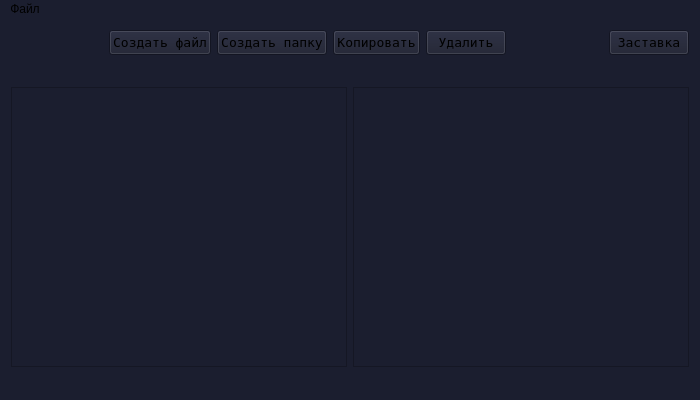
<?xml version="1.0" encoding="UTF-8"?>
<ui version="4.0">
 <class>MainWindow</class>
 <widget class="QMainWindow" name="MainWindow">
  <property name="geometry">
   <rect>
    <x>0</x>
    <y>0</y>
    <width>700</width>
    <height>400</height>
   </rect>
  </property>
  <property name="minimumSize">
   <size>
    <width>700</width>
    <height>400</height>
   </size>
  </property>
  <property name="windowTitle">
   <string>MainWindow</string>
  </property>
  <property name="styleSheet">
   <string notr="true">background: #1B1E2F;</string>
  </property>
  <widget class="QWidget" name="centralWidget">
   <property name="styleSheet">
    <string notr="true"/>
   </property>
   <layout class="QGridLayout" name="gridLayout">
    <item row="5" column="0">
     <widget class="QListView" name="listView">
      <property name="styleSheet">
       <string notr="true"/>
      </property>
     </widget>
    </item>
    <item row="5" column="1">
     <widget class="QListView" name="listView_2">
      <property name="styleSheet">
       <string notr="true"/>
      </property>
     </widget>
    </item>
    <item row="4" column="1">
     <widget class="QLabel" name="label_2">
      <property name="minimumSize">
       <size>
        <width>321</width>
        <height>0</height>
       </size>
      </property>
      <property name="maximumSize">
       <size>
        <width>16777215</width>
        <height>16777215</height>
       </size>
      </property>
      <property name="styleSheet">
       <string notr="true"/>
      </property>
      <property name="inputMethodHints">
       <set>Qt::ImhHiddenText</set>
      </property>
      <property name="text">
       <string/>
      </property>
      <property name="textFormat">
       <enum>Qt::PlainText</enum>
      </property>
     </widget>
    </item>
    <item row="3" column="0" colspan="2">
     <layout class="QHBoxLayout" name="horizontalLayout">
      <item>
       <spacer name="horizontalSpacer_2">
        <property name="orientation">
         <enum>Qt::Horizontal</enum>
        </property>
        <property name="sizeHint" stdset="0">
         <size>
          <width>40</width>
          <height>20</height>
         </size>
        </property>
       </spacer>
      </item>
      <item>
       <widget class="QPushButton" name="pushButton">
        <property name="font">
         <font>
          <family>DejaVu Sans Mono</family>
          <pointsize>10</pointsize>
          <weight>50</weight>
          <italic>false</italic>
          <bold>false</bold>
         </font>
        </property>
        <property name="styleSheet">
         <string notr="true"/>
        </property>
        <property name="text">
         <string>Создать файл</string>
        </property>
       </widget>
      </item>
      <item>
       <widget class="QPushButton" name="pushButton_2">
        <property name="font">
         <font>
          <family>DejaVu Sans Mono</family>
          <pointsize>10</pointsize>
          <weight>50</weight>
          <italic>false</italic>
          <bold>false</bold>
         </font>
        </property>
        <property name="styleSheet">
         <string notr="true"/>
        </property>
        <property name="text">
         <string>Создать папку</string>
        </property>
       </widget>
      </item>
      <item>
       <widget class="QPushButton" name="pushButton_3">
        <property name="font">
         <font>
          <family>DejaVu Sans Mono</family>
          <pointsize>10</pointsize>
          <weight>50</weight>
          <italic>false</italic>
          <bold>false</bold>
         </font>
        </property>
        <property name="styleSheet">
         <string notr="true"/>
        </property>
        <property name="text">
         <string>Копировать</string>
        </property>
       </widget>
      </item>
      <item>
       <widget class="QPushButton" name="pushButton_4">
        <property name="font">
         <font>
          <family>DejaVu Sans Mono</family>
          <pointsize>10</pointsize>
          <weight>50</weight>
          <italic>false</italic>
          <bold>false</bold>
         </font>
        </property>
        <property name="styleSheet">
         <string notr="true"/>
        </property>
        <property name="text">
         <string>Удалить</string>
        </property>
       </widget>
      </item>
      <item>
       <spacer name="horizontalSpacer">
        <property name="orientation">
         <enum>Qt::Horizontal</enum>
        </property>
        <property name="sizeHint" stdset="0">
         <size>
          <width>40</width>
          <height>20</height>
         </size>
        </property>
       </spacer>
      </item>
      <item>
       <widget class="QPushButton" name="pushButton_5">
        <property name="font">
         <font>
          <family>DejaVu Sans Mono</family>
          <pointsize>10</pointsize>
          <weight>50</weight>
          <italic>false</italic>
          <bold>false</bold>
         </font>
        </property>
        <property name="styleSheet">
         <string notr="true"/>
        </property>
        <property name="text">
         <string>Заставка</string>
        </property>
       </widget>
      </item>
     </layout>
    </item>
    <item row="4" column="0">
     <widget class="QLabel" name="label">
      <property name="sizePolicy">
       <sizepolicy hsizetype="Preferred" vsizetype="Preferred">
        <horstretch>0</horstretch>
        <verstretch>0</verstretch>
       </sizepolicy>
      </property>
      <property name="minimumSize">
       <size>
        <width>321</width>
        <height>20</height>
       </size>
      </property>
      <property name="maximumSize">
       <size>
        <width>16777215</width>
        <height>16777215</height>
       </size>
      </property>
      <property name="toolTip">
       <string notr="true"/>
      </property>
      <property name="styleSheet">
       <string notr="true">
</string>
      </property>
      <property name="inputMethodHints">
       <set>Qt::ImhHiddenText</set>
      </property>
      <property name="text">
       <string/>
      </property>
      <property name="textFormat">
       <enum>Qt::PlainText</enum>
      </property>
     </widget>
    </item>
   </layout>
  </widget>
  <widget class="QStatusBar" name="statusBar">
   <property name="styleSheet">
    <string notr="true">background: #1B1E2F;</string>
   </property>
  </widget>
  <widget class="QMenuBar" name="menuBar">
   <property name="geometry">
    <rect>
     <x>0</x>
     <y>0</y>
     <width>700</width>
     <height>20</height>
    </rect>
   </property>
   <property name="styleSheet">
    <string notr="true"/>
   </property>
   <widget class="QMenu" name="menu">
    <property name="styleSheet">
     <string notr="true"/>
    </property>
    <property name="title">
     <string>Файл</string>
    </property>
    <widget class="QMenu" name="menu_3">
     <property name="styleSheet">
      <string notr="true"/>
     </property>
     <property name="title">
      <string>Создать</string>
     </property>
     <addaction name="action_8"/>
     <addaction name="action_9"/>
    </widget>
    <addaction name="menu_3"/>
    <addaction name="action"/>
    <addaction name="action_2"/>
    <addaction name="separator"/>
    <addaction name="action_4"/>
    <addaction name="action_7"/>
   </widget>
   <addaction name="menu"/>
  </widget>
  <action name="action">
   <property name="text">
    <string>Открыть</string>
   </property>
  </action>
  <action name="action_2">
   <property name="text">
    <string>Удалить</string>
   </property>
  </action>
  <action name="action_4">
   <property name="text">
    <string>Копировать</string>
   </property>
  </action>
  <action name="action_5">
   <property name="text">
    <string>Изменить</string>
   </property>
  </action>
  <action name="action_6">
   <property name="text">
    <string>Перейти в начало</string>
   </property>
  </action>
  <action name="action_8">
   <property name="text">
    <string>Папку</string>
   </property>
  </action>
  <action name="action_9">
   <property name="text">
    <string>Файл</string>
   </property>
  </action>
  <action name="action_7">
   <property name="text">
    <string>Переместить</string>
   </property>
  </action>
  <action name="action_3">
   <property name="text">
    <string>Сохранить</string>
   </property>
  </action>
 </widget>
 <layoutdefault spacing="6" margin="11"/>
 <resources/>
 <connections/>
</ui>
